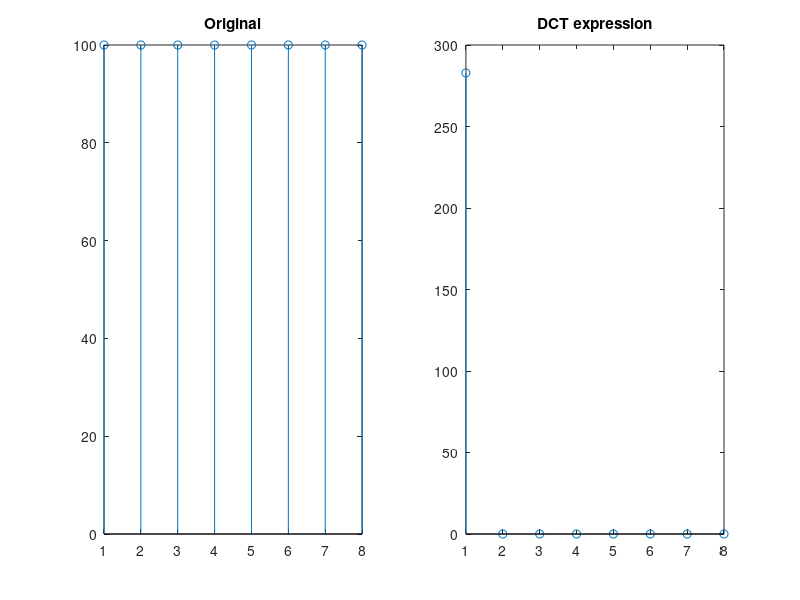
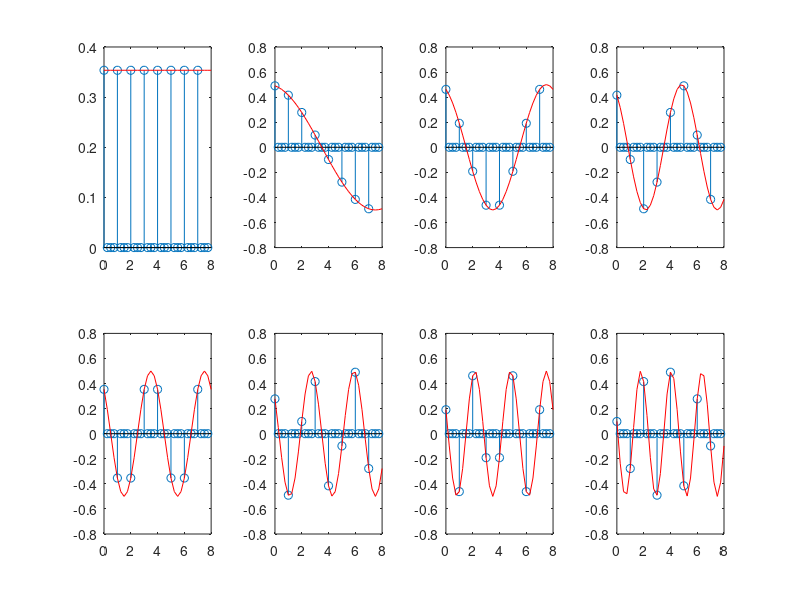
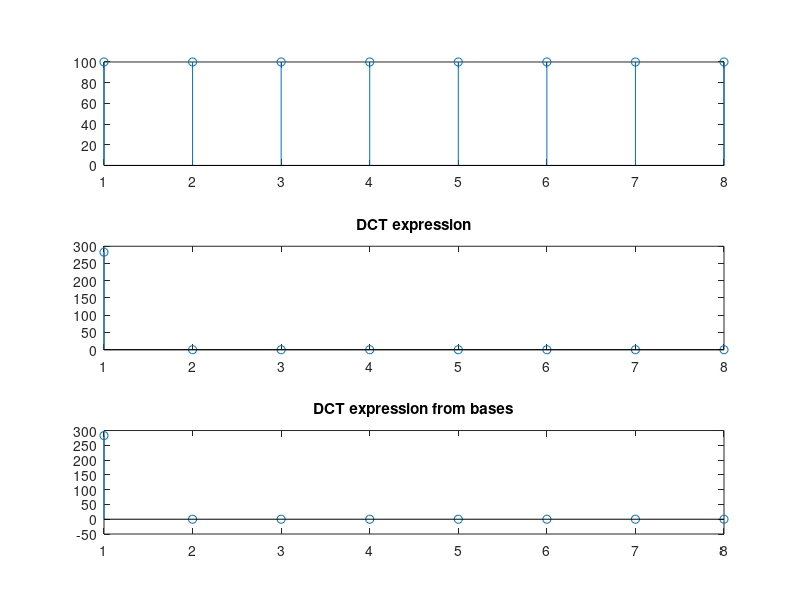

The MATLAB script that drew these images, in order:
%%
% This script is used for understanding DCT
% Author: Ruihao Wang 
% ID: 1405884
% 1D DCT

%%
% Time/Spatial Domain Signal, a 8-length sequence
x = ones(1, 8) * 100;
D = dct(x);
figure
subplot(121)
stem(x)
title('Original')
subplot(122)
stem(D)
title('DCT expression')

%%
% Compute bases with function dctmtx
bases = dctmtx(8);
sum_ = sum(bases, 2);
t = 0:0.25:8;

figure
subplot(2, 4, 1)
for i=1:8
    subplot(2, 4, i)
    base_temp = reshape([bases(i,:); zeros(size(bases(i,:))); zeros(size(bases(i,:))); zeros(size(bases(i,:)))], [], 1);
    stem(t(1:end-1), base_temp)
    hold on
    env = sqrt(2/8) * cos((2*t+1)*pi*(i-1)/(2*8));
    if i==1
        env = sqrt(1/8) * cos((2*t+1)*pi*(i-1)/(2*8));
    end
    plot(t, env, 'r')
end
hold off
%%
% Construct DCT from bases
D1 = bases*x'; 
figure
subplot(311)
title('Original')
stem(x)
subplot(312)
stem(D)
title('DCT expression')
subplot(313)
stem(D1)
title('DCT expression from bases')

